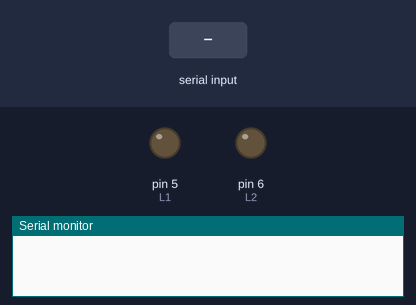
The sketch below on a simulated Arduino Uno, built with avr-gcc and run on an emulated ATmega328P. On the bench: output pins drawn as LEDs (lit = HIGH), the last lines printed to the serial monitor. The test bench sets the inputs (shaded band). Pins used as bus, display or sensor lines are not drawn.

Above: at 1.2 s.
1.3 s: "90/45/200\n" received over the second serial link
At 2.5 s:
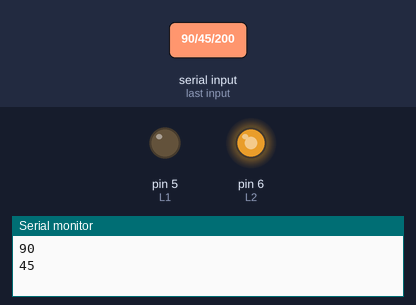
2.8 s: "/" received over the second serial link
At 3.8 s:
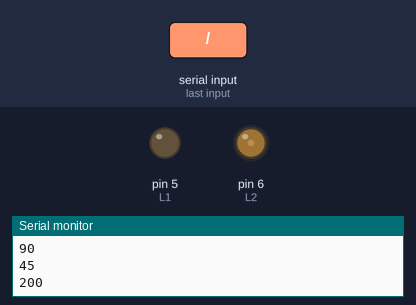
4.3 s: "30/150/10\n" received over the second serial link
At 5.0 s:
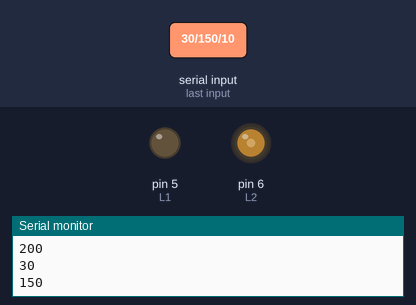
Timing chart, 0 to 7.3 s (numbered marks = the images above; inputs shaded):
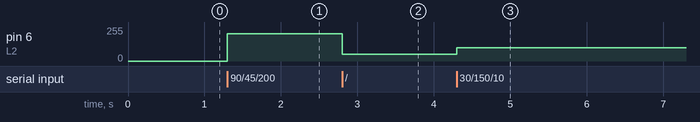

The sketch:

arduino.ino
```cpp
#include <SoftwareSerial.h>
#define L1 5
#define L2 6
#define R1 9
#define R2 10
#define bluetoothTx 2
#define bluetoothRx 3

String content = "";
SoftwareSerial bluetooth(bluetoothTx, bluetoothRx);

void setup()
{
  pinMode(L1, OUTPUT);
  pinMode(L2, OUTPUT);
  pinMode(R1, OUTPUT);
  pinMode(R2, OUTPUT);

  Serial.begin(9600);
  bluetooth.begin(9600);  // Start bluetooth serial at 9600}
}
void loop()
{
  if (bluetooth.available()) {
    char character = (char) bluetooth.read();
    if (character == '/') {
      Serial.println(content);
      check(content);
      content = "";
    } else {
      content.concat(character);
    }
  }
}

void check(String content) {
  int left = split(content, ',', 0).toInt();
  int right = split(content, ',', 1).toInt();
  rightWheels(right);
  leftWheels(left);
}

void rightWheels(int rightWheel) {
  if (rightWheel > 250) {
    analogWrite(R1, rightWheel - 250);
    digitalWrite(R2, LOW);
  }
  if (rightWheel < 250) {
    digitalWrite(R1, LOW);
    analogWrite(R2, 250 - rightWheel);
  }
}

void leftWheels(int leftWheel) {
  if (leftWheel > 250) {
    analogWrite(L1, leftWheel - 250);
    digitalWrite(L2, LOW);
  }
  if (leftWheel < 250) {
    digitalWrite(L1, LOW);
    analogWrite(L2, 250 - leftWheel);
  }
}

String split(String data, char separator, int index) {
  int found = 0;
  int strIndex[] = {0, -1};
  int maxIndex = data.length() - 1;

  for (int i = 0; i <= maxIndex && found <= index; i++) {
    if (data.charAt(i) == separator || i == maxIndex) {
      found++;
      strIndex[0] = strIndex[1] + 1;
      strIndex[1] = (i == maxIndex) ? i + 1 : i;
    }
  }

  return found > index ? data.substring(strIndex[0], strIndex[1]) : "";
}
```

Measured:
- after the input at 1.3 s, pin 6 (L2): 0/255 → 205/255 at once
- after the input at 2.8 s, pin 6 (L2): 205/255 → 50/255 at once
- after the input at 4.3 s, pin 6 (L2): 50/255 → 100/255 at once
